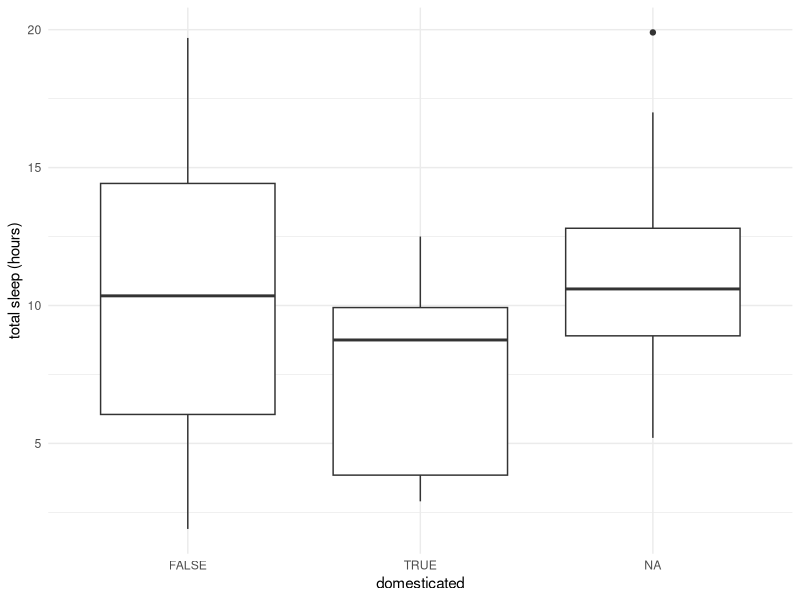

Reproduce this figure in R.
## ---- chunk 1
library(tidyverse)
## ---- chunk 2

## ---- chunk 3

## ---- chunk 4

## ---- chunk 5

## ---- chunk 6

## ---- chunk 7

## ---- chunk 8

## ---- chunk 9
mutate(msleep, domesticated = (conservation == "domesticated")) |>
  ggplot(aes(x = domesticated, y = sleep_total)) +
  geom_boxplot() +
  labs(y = "total sleep (hours)") +
  theme_minimal()
